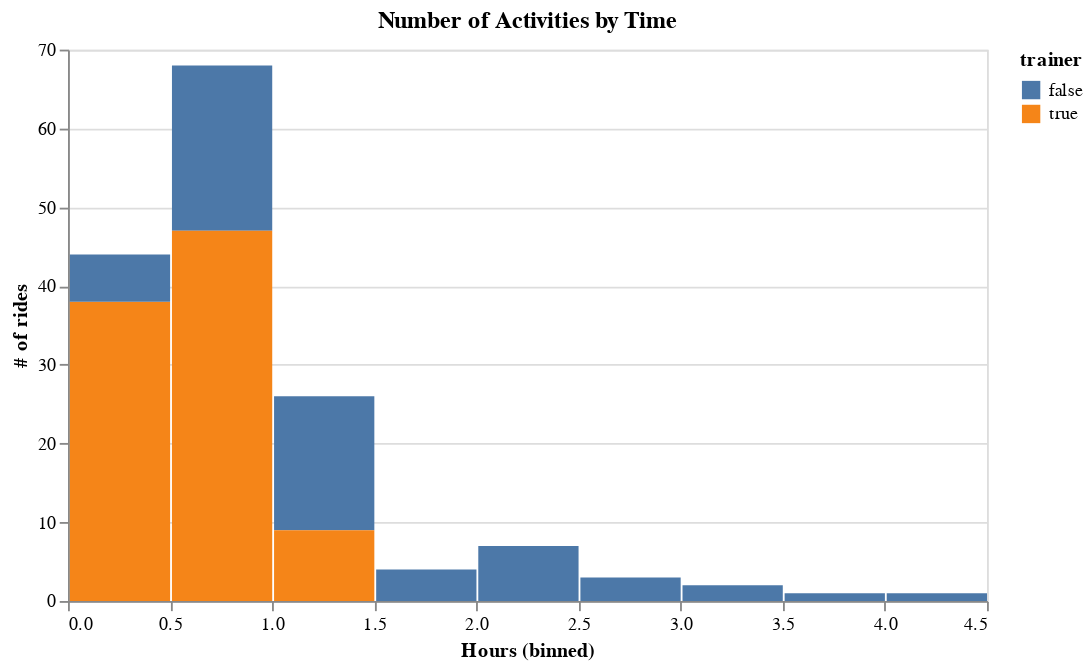

Notebook code cell kept with this figure:
### Code cell
alt.Chart(rides).mark_bar().encode(
    alt.X("Hours:Q", bin=True),
    y=alt.Y('count(activity_id):Q', axis=alt.Axis(title='# of rides')),
    color='trainer:N',
).properties(
    width=500,
    title='Number of Activities by Time'
)

### Figure 1 — Vega-Lite specification as saved in the notebook (floating-point values rounded to 4 significant figures; data arrays with more than 128 entries replaced by an {"elided": "..."} marker saying what was removed)
{"config": {"view": {"continuousWidth": 400, "continuousHeight": 300}}, "data": {"name": "data-f8ec995841c8421e3ecaf868cd129381"}, "mark": "bar", "encoding": {"color": {"type": "nominal", "field": "trainer"}, "x": {"type": "quantitative", "bin": true, "field": "Hours"}, "y": {"type": "quantitative", "aggregate": "count", "axis": {"title": "# of rides"}, "field": "activity_id"}}, "title": "Number of Activities by Time", "width": 500, "$schema": "https://vega.github.io/schema/vega-lite/v4.0.2.json", "datasets": {"data-f8ec995841c8421e3ecaf868cd129381": {"elided": "156 records"}}}
